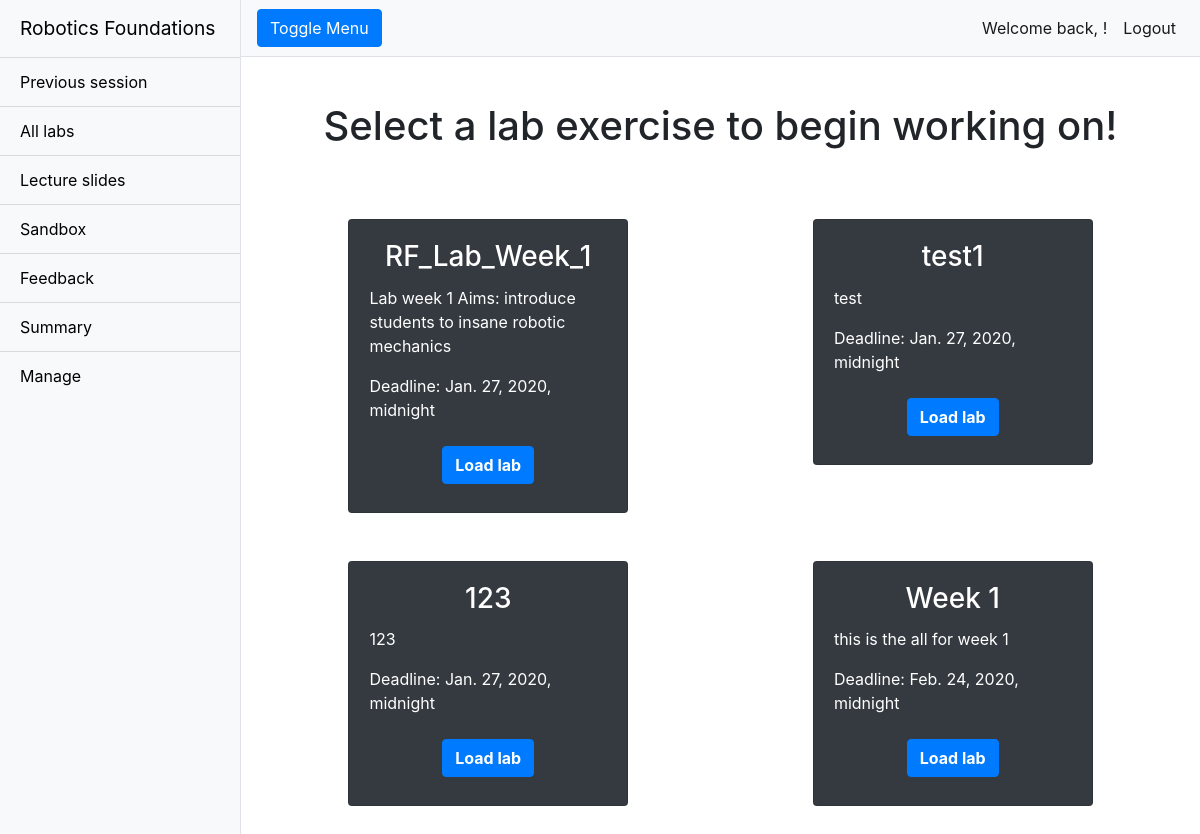
The app's page /rfwa/alllabs/ (signed in), older data.
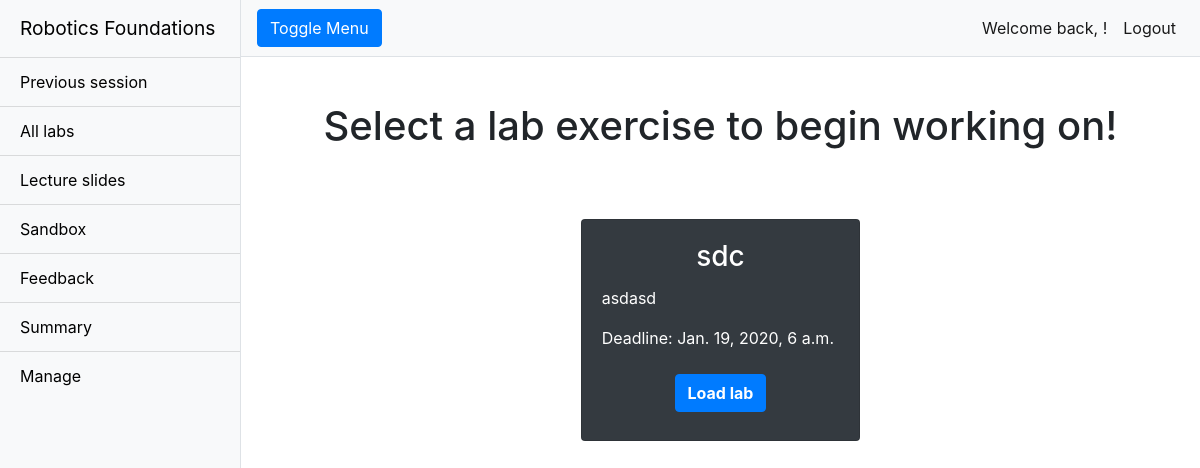
The same page, newer data.
### rfwa/models.py (models this page shows, shortened)
class Lab(models.Model):
    name = models.CharField(max_length = 128)
    description = models.TextField(max_length = 2048)
    open_Date = models.DateTimeField()
    close_Date = models.DateTimeField()
    lab_Files = models.FileField(upload_to='labs/')
    slug = models.SlugField(primary_key = True, blank = True)

### rfwa/views.py (the view)
# urls.py: path('alllabs/', views.alllabs, name='alllabs'),
def alllabs(request):
    labs = Lab.objects.order_by('open_Date')
    return render(request, 'rfwa/alllabs.html', {'labs':labs})

### templates/rfwa/alllabs.html
{% extends "rfwa/base.html" %}
{% load staticfiles %}
{% block extra_head %}
<link href="{% static 'css/button.css' %}" rel="stylesheet">
{% endblock %}
{% block body_block %}
<div class="container-fluid">
  <h1 class="mt-4">Select a lab exercise to begin working on!</h1>
  {% if labs %}
  <div class="container-fluid mt-5">
    {% for lab in labs %}
    {% cycle 'row' '' as row silent %}
    {% if row %}
    <div class="row justify-content-around">
      {% endif %}
      <div class="col-sm-10 col-md-10 col-lg-4 mb-5">
        <div class="card bg-dark text-white mx-auto">
          <div class="card-body text-center">
            <h3 class="card-title">{{lab.name}}</h3>
            <p class="card-text text-left">{{lab.description}}</p>
            <p class="card-text text-left">Deadline: {{lab.close_Date}}</p>
            <div class="row pb-2 justify-content-around mt-4">
              <button class="btn btn-primary font-weight-bold loadProjectButton" data-toggle="modal"
                data-target="#loadProjectPopup" id="loadProjectButton" data-prop={{lab.slug}}>Load lab</button>
            </div>
          </div>
        </div>
      </div>
      {% if not row %}
    </div>
    {% endif %}
    {% endfor %}
    {% else %}
    <h2 class="text-center mt-5">There are currently no projects to show.</h2>
    {% endif %}
  </div>
</div>
{% endblock %}

Row changes from the older to the newer data that the page shows:
removed Lab: name "RF_Lab_Week_1", description "Lab week 1 Aims: introduce students to insane robotic mechanics", close_Date "Jan. 27, 2020, midnight"
removed Lab: name "test1", description "test", close_Date "Jan. 27, 2020, midnight"
removed Lab: name "123", description "123", close_Date "Jan. 27, 2020, midnight"
removed Lab: name "Week 1", description "this is the all for week 1", close_Date "Feb. 24, 2020, midnight"
added Lab: name "sdc", description "asdasd", close_Date "Jan. 19, 2020, 6 a.m."
